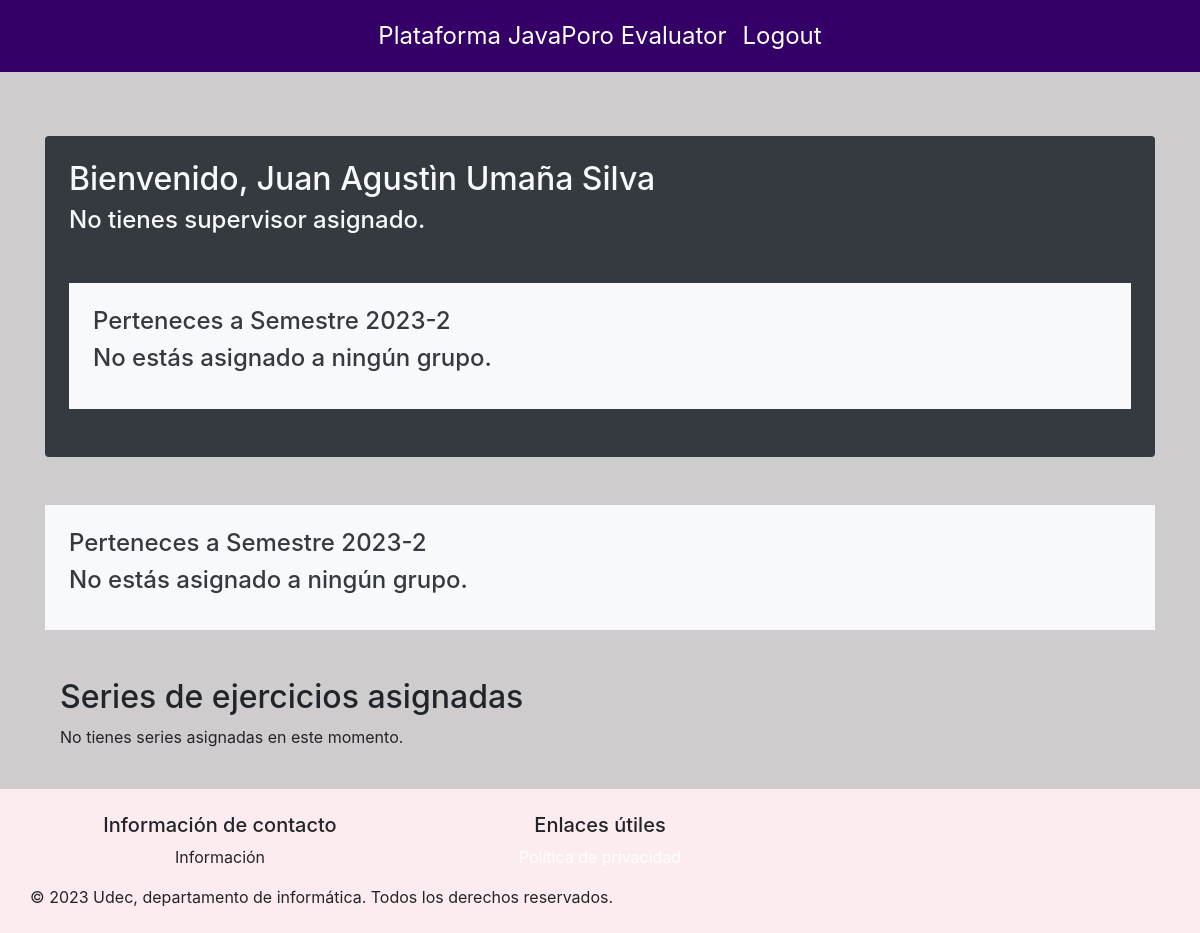
Page /dashEstudiante/53 (signed in) on the earlier database version.
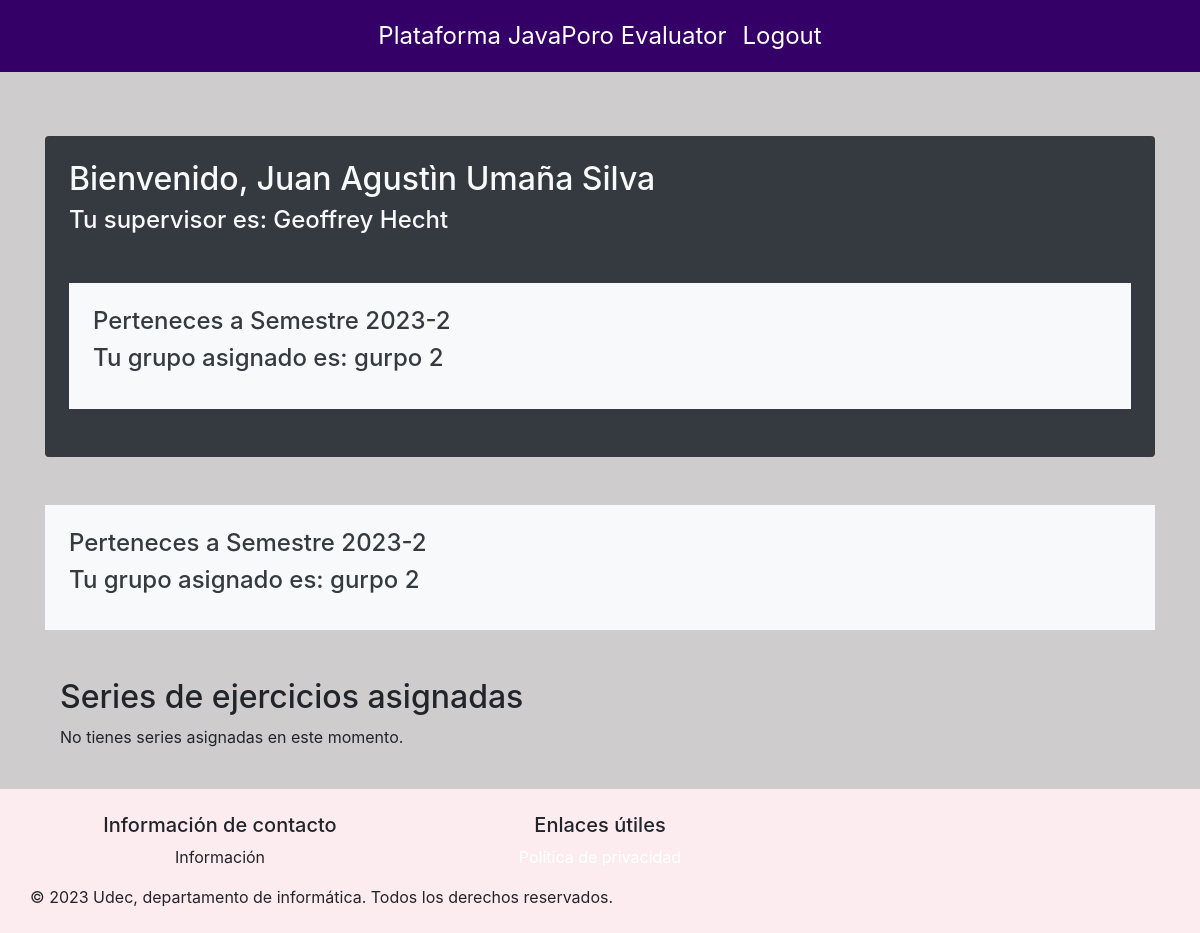
Same page on the later database version.
### basedatos/modelos.py (models this page shows, shortened)
class Supervisor(db.Model):
    id = db.Column(db.Integer, primary_key=True)
    nombres= db.Column(db.String(200), nullable=False)
    apellidos= db.Column(db.String(200), nullable=False)
    correo = db.Column(db.String(50), nullable=False, unique=True)
    password = db.Column(db.String(150), nullable=False)

class Grupo(db.Model):
    id = db.Column(db.Integer, primary_key=True)
    nombre = db.Column(db.String(50), nullable=False, unique=True)
    curso = db.relationship('Curso', back_populates='grupos')
    estudiantes = db.relationship('Estudiante', secondary=estudiantes_grupos, back_populates='grupos')
    id_curso = db.Column(db.Integer, db.ForeignKey('curso.id'))

### main.py (the view)
@app.route('/dashEstudiante/<int:estudiante_id>', methods=['GET', 'POST'])
@login_required
def dashEstudiante(estudiante_id):
    if not verify_estudiante(estudiante_id):
        return redirect(url_for('login'))
    estudiante = db.session.get(Estudiante, int(estudiante_id))
    curso = (
        Curso.query
        .join(inscripciones)  # Join con la tabla inscripciones
        .filter(inscripciones.c.id_curso == Curso.id)
        .filter(inscripciones.c.id_estudiante == estudiante_id)
        .first()
    )
    grupo = (
        Grupo.query
        .join(estudiantes_grupos)  # Join con la tabla estudiantes_grupos
        .filter(estudiantes_grupos.c.id_grupo == Grupo.id)
        .filter(estudiantes_grupos.c.id_estudiante == estudiante_id)
        .first()
    )
    if not grupo:
        grupo_nombre = "Ningún grupo asignado"
    else:
        grupo_nombre = grupo.nombre
    supervisor = None
    if grupo:
        supervisor = (
            Supervisor.query
            .join(supervisores_grupos)
            .filter(supervisores_grupos.c.id_supervisor == Supervisor.id)
            .filter(supervisores_grupos.c.id_grupo == grupo.id)
            .first()
        )
    seriesAsignadas = []
    if grupo:
        seriesAsignadas = (
        Serie.query
        .join(serie_asignada)
        .filter(serie_asignada.c.id_grupo == grupo.id)
        .filter(Serie.activa)  # Filtrar por series activas
        .all()
    )
    ejerciciosPorSerie = {}
    for serieAsignada in seriesAsignadas:
        ejercicios = Ejercicio.query.filter_by(id_serie=serieAsignada.id).all()
        ejerciciosPorSerie[serieAsignada] = ejercicios
    return render_template('vistaEstudiante.html', estudiante_id=estudiante_id, estudiante=estudiante,grupo=grupo, curso=curso, supervisor=supervisor,seriesAsignadas=seriesAsignadas,ejerciciosPorSerie=ejerciciosPorSerie)

### basedatos/modelos.py (called while the page is built)
    @property
    def is_authenticated(self):
        return True

### main.py (called while the page is built)
@login_manager.user_loader
def load_user(user_id):
    if user_id.startswith("e"):
        user = db.session.get(Estudiante, int(user_id[1:]))
    elif user_id.startswith("s"):
        user = db.session.get(Supervisor, int(user_id[1:]))
    else:
        return None
    return user

def verify_estudiante(estudiante_id):
    if not isinstance(current_user, Estudiante):
        flash('No tienes permiso para acceder a este dashboard. Debes ser un Estudiante.', 'danger')
        return False
    if current_user.id != estudiante_id:
        flash('No tienes permiso para acceder a este dashboard.', 'danger')
        return False
    return True

### templates/vistaEstudiante.html (shortened to what this page needs)
{% extends "layout.html" %}
{% block content %}
<br>
<br>
<div class=" container mt-5 bg-dark text-light p-4 rounded mb-4">
  <h2>Bienvenido, {{estudiante.nombres }} {{estudiante.apellidos}}</h2>
  <h4>{% if supervisor %}Tu supervisor es: {{supervisor.nombres}} {{supervisor.apellidos}}{% else %}No tienes supervisor asignado.{% endif %}</h4>
  <div class="container mt-5 bg-light text-dark p-4 ronded mb-4">
    <h4>Perteneces a {{curso.nombre}}</h4>
        {% if grupo %}
          <h4 class="card-title">Tu grupo asignado es: {{grupo.nombre}}</h4>
        {% else %}
          <h4 class="card-title">No estás asignado a ningún grupo.</h4>
        {% endif %}
  </div>
</div>
<div class="container mt-5 bg-light text-dark p-4 ronded mb-4">
  <h4>Perteneces a {{curso.nombre}}</h4>
      {% if grupo %}
        <h4 class="card-title">Tu grupo asignado es: {{grupo.nombre}}</h4>
      {% else %}
        <h4 class="card-title">No estás asignado a ningún grupo.</h4>
      {% endif %}
</div>
<div class="container mt-5">
  <h2>Series de ejercicios asignadas</h2>
  {% if seriesAsignadas %}
    <ol class="list-group list-group-numbered">
      {% for serie in seriesAsignadas %}
        <li class="list-group-item">
          <a href="{{url_for('detallesSeriesEstudiantes', estudiante_id=estudiante_id, serie_id=serie.id)}}" style="font-size: 2em;">{{serie.nombre}}</a>
          <ol>
            {% for ejercicio in ejerciciosPorSerie[serie] %}
              <li>
                <a href="{{url_for('detallesEjerciciosEstudiantes', estudiante_id=estudiante_id, serie_id=serie.id, ejercicio_id=ejercicio.id)}}" style="font-size: 1em;">{{ejercicio.nombre}}</a>
              </li>
            {% endfor %}
          </ol>
        </li>
      {% endfor %}
    </ol>
  {% else %}
    <p>No tienes series asignadas en este momento.</p>
  {% endif %}
  <br>
</div>
{% endblock %}

Differences in the rows shown:
now on this page (row unchanged): Supervisor: nombres "Geoffrey", apellidos "Hecht"
added Grupo: nombre "gurpo 2"
Other differences:
text no longer shown: "No tienes supervisor asignado. No estás asignado a ningún grupo. No estás asignado a ningún grupo."
text now shown: "Tu supervisor es: Tu grupo asignado es: Tu grupo asignado es:"
